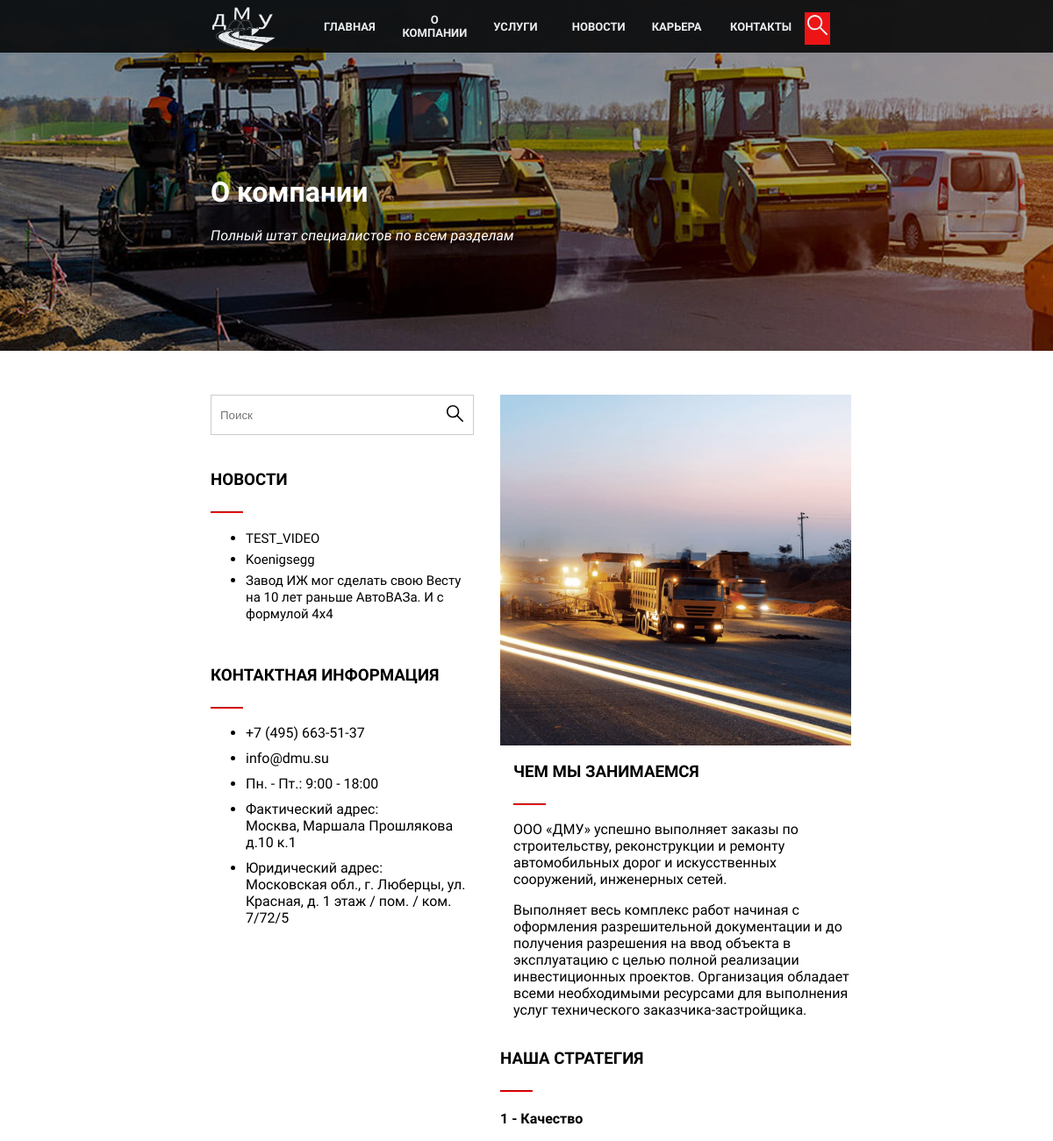
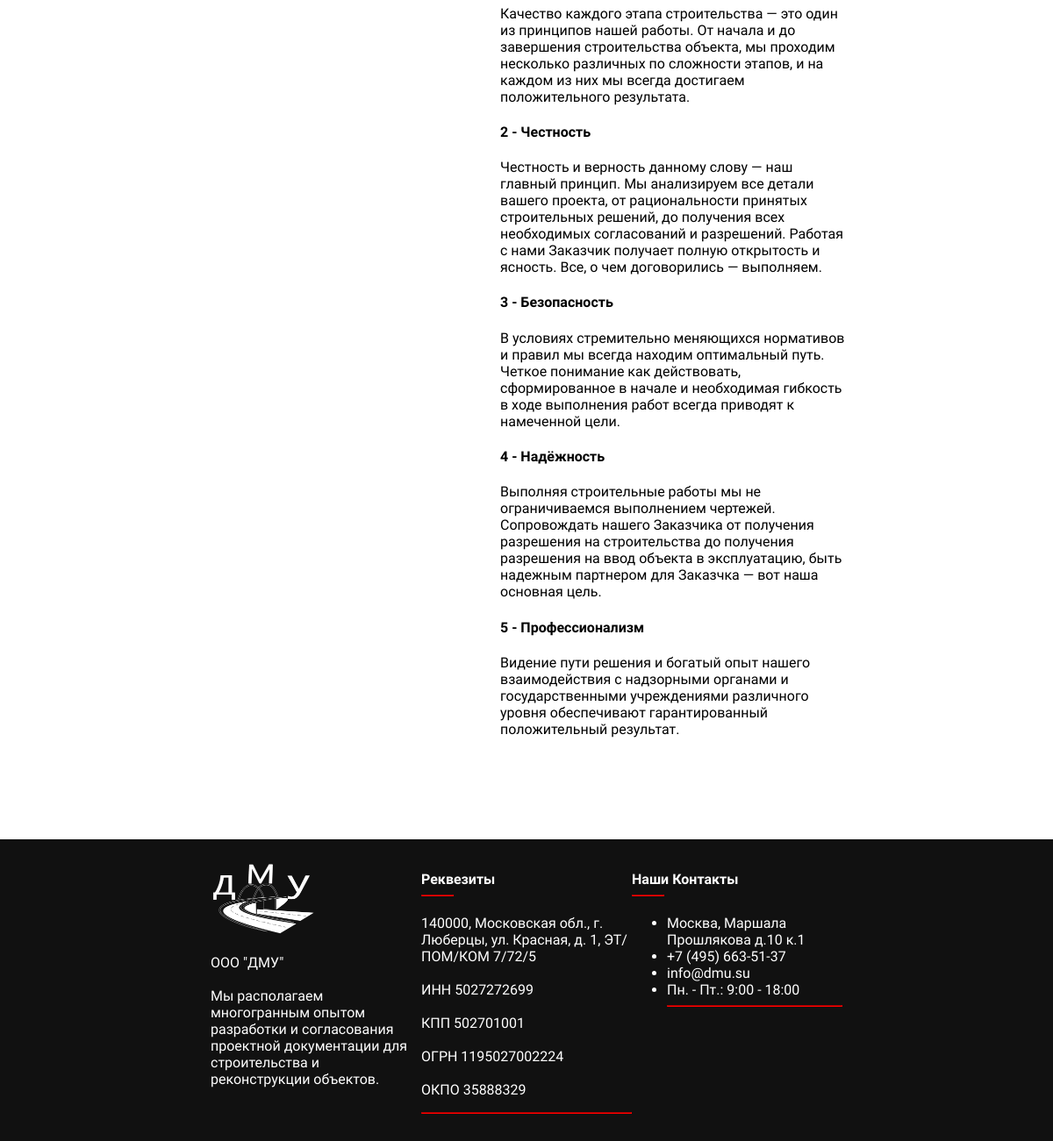
/about, run on the app's committed database (2 pictures, top to bottom).
### DMU/apps/main/models.py (models this page shows, shortened)
class New(models.Model):
	title = models.CharField('Title of New', max_length = 150)
	text = models.TextField('Text')
	image = models.ImageField('MAIN PHOTO', blank=True, upload_to="images/")
	video = models.FileField('VIDEO 3', upload_to='videos/', null=True, blank=True)
	text2 = models.TextField('Text 2', blank=True)
	image2 = models.ImageField('ADDITIOANL PHOTO', blank=True, upload_to="images/")
	video2 = models.FileField('VIDEO 2', upload_to='videos/', null=True, blank=True)
	text3 = models.TextField('Text 3', blank=True)
	image3 = models.ImageField('ADDITIOANL PHOTO 2', blank=True, upload_to="images/")
	video3 = models.FileField('VIDEO 3', upload_to='videos/', null=True, blank=True)
	text4 = models.TextField('Text 4', blank=True)
	pub_date = models.DateTimeField('Date of publish', default=timezone.now())

### DMU/apps/main/views.py (the view)
# urls.py: path('about', views.about, name='about'),
def about(request):
	latest_news_list = New.objects.order_by('-pub_date')[:3]
	return render(request, 'main/aboutCompany.html', {'latest_news_list': latest_news_list})

### DMU/templates/main/aboutCompany.html (shortened to what this page needs)
{% extends 'index.html' %}
{% load static %}
{% block head %}
<head>
    <link rel="stylesheet" href="{% static 'styles/aboutCompanyStyle.css' %}">
</head>
{% endblock head %}
{% block content %}
    <main>
        <div class="intro">
            <div class="main-main-title-of-page">
                <h1 class="title-of-page">О компании</h1>
                <p class="subtitle">Полный штат специалистов по всем разделам</p>
            </div>
        </div>
        <div class="main-information">
            <div class="sidebar">
                <label>
                    <form class="search-form">
                        <input type="text" name="searchForm" placeholder="Поиск" class="get-search-from-page" autocomplete="off">
                        <button type="submit" class="btn-search"><img src="{% static 'images/loupeblack.svg' %}" alt="search-logo"
                                class="search-logo"></button>
                    </form>
                </label>
                <h3 class="subnews">Новости<hr></h3>
                <ul>
                    {% for a in latest_news_list %}
                    <li class="news-list-item"><a href="#" class="news-link">{{ a.title }}</a></li>
                    {% endfor %}
                </ul>
                <div class="contacts-info">
                    <h3 class="contact-info">Контактная информация<hr></h3>
                    <ul class="contacts-list">
                        <li class="contacts-list__element">+7 (495) 663-51-37</li>
                        <li class="contacts-list__element">info@dmu.su</li>
                        <li class="contacts-list__element">Пн. - Пт.: 9:00 - 18:00</li>
                        <li class="contacts-list__element">Фактический адрес: <br> Москва, Маршала Прошлякова д.10 к.1</li>
                        <li class="contacts-list__element">Юридический адрес: <br> Московская обл., г. Люберцы, ул. Красная, д. 1 этаж / пом. / ком. 7/72/5</li>
                    </ul>
                </div>
            </div>
            <div class="what-we-are-doing">
                <div class="what-we-are-doing-image-and-description">
                    <img src="{% static 'images/kamaz_good.jpg' %}" alt="company" height="400" class="working-proces-img">
                    <div class="what-we-are-doing-description">
                        <h3 class="what-we-are-doing-subtitle">Чем мы занимаемся<hr></h3>
                        <p class="motto-text">ООО «ДМУ» успешно выполняет заказы по строительству, реконструкции и ремонту автомобильных дорог и искусственных сооружений, инженерных сетей.</p>
                        <p class="motto-text">Выполняет весь комплекс работ начиная с оформления разрешительной документации и до получения разрешения на ввод объекта в эксплуатацию с целью полной реализации инвестиционных проектов. Организация обладает всеми необходимыми ресурсами для выполнения услуг технического заказчика-застройщика.</p>
                    </div>
                </div>
                <h3 class="strotegy">Наша стратегия<hr></h3>
                <div class="motto">
                    <h4 class="motto-title">1 - Качество</h4>
                    <p class="motto-text">Качество каждого этапа строительства — это один из принципов нашей работы. От начала и до завершения строительства объекта, мы проходим несколько различных по сложности этапов, и на каждом из них мы всегда достигаем положительного результата.</p>
                </div>
                <div class="motto">
                    <h4 class="motto-title">2 - Честность</h4>
                    <p class="motto-text">Честность и верность данному слову — наш главный принцип. Мы анализируем все детали вашего проекта, от рациональности принятых строительных решений, до получения всех необходимых согласований и разрешений. Работая с нами Заказчик получает полную открытость и ясность. Все, о чем договорились — выполняем.</p>
                </div>
                <div class="motto">
                    <h4 class="motto-title">3 - Безопaснoсть</h4>
                    <p class="motto-text">В условиях стремительно меняющихся нормативов и правил мы всегда находим оптимальный путь. Четкое понимание как действовать, сформированное в начале и необходимая гибкость в ходе выполнения работ всегда приводят к намеченной цели.</p>
                </div>
                <div class="motto">
                    <h4 class="motto-title">4 - Надёжность</h4>
                    <p class="motto-text">Выполняя строительные работы мы не ограничиваемся выполнением чертежей. Сопровождать нашего Заказчика от получения разрешения на строительства до получения разрешения на ввод объекта в эксплуатацию, быть надежным партнером для Заказчка — вот наша основная цель.</p>
                </div>
                <div class="motto">
                    <h4 class="motto-title">5 - Профессионализм</h4>
                    <p class="motto-text">Видение пути решения и богатый опыт нашего взаимодействия с надзорными органами и государственными учреждениями различного уровня обеспечивают гарантированный положительный результат.</p>
                </div>
            </div>
        </div>
    </main>
{% endblock content %}

### DMU/templates/index.html (shortened to what this page needs)
{% load static %}
<!DOCTYPE html>
<html lang="ru">
{% block head %}{% endblock head %}
<body>
{% block header %}
    <header id="header" class="header">
        <div class="header-header">
            <div class="header-navigation">
                <a href="{% url 'index' %}">
                    <img src="{% static 'images/hiddenlogo.png' %}" alt="company logo" height="60px" class="company-logo">
                </a>
                <div class="nav-bar">
                    <div class="navigation-link">
                        <a href="{% url 'index' %}">Главная</a>
                    </div>
                    <div class="navigation-link">
                        <a href="{% url 'about' %}">О компании</a>
                    </div>
                    <div class="navigation-link">
                        <a href="{% url 'services' %}">Услуги</a>
                    </div>
                    <div class="navigation-link">
                        <a href="{% url 'news' %}">Новости</a>
                    </div>
                    <div class="navigation-link">
                        <a href="{% url 'career' %}">Карьера</a>
                    </div>
                    <div class="navigation-link">
                        <a href="{% url 'contacts' %}">Контакты</a>
                    </div>
                    <div class="search">
                        <a class="search-field"><img src="{% static 'images/loupewhite.svg' %}" alt="search-icon" class="search-icon" width="23" height="23"></a>
                    </div>
                </div>
            </div>
        </div>
    </header>
{% endblock header %}
{% block content %}{% endblock content %}
{% block footer %}
    <footer>
        <div class="contact-information">
            <div class="logo-and-description">
                <img src="{% static 'images/hiddenlogo.png' %}" alt="big-logo" class="footer-logo" alt width="50%">
                <p class="description">ООО "ДМУ"<br><br>Мы располагаем многогранным опытом разработки и согласования проектной документации для строительства и реконструкции объектов.</p>
            </div>
            <div class="requisites">
                <h4 class="footer-title">Реквезиты
                    <hr class="requisites-title-line">
                </h4>
                <p>140000, Московская обл., г. Люберцы, ул. Красная, д. 1, ЭТ/ПОМ/КОМ 7/72/5<br><br>ИНН 5027272699<br><br>КПП 502701001<br><br>ОГРН 1195027002224<br><br>ОКПО 35888329<hr class="requisites-text-line"></p>
            </div>
            <div class="short-information">
                <h4 class="footer-title">Наши Контакты
                    <hr class="short-information-title-line">
                </h4>
                <ul>
                    <li>Москва, Маршала Прошлякова д.10 к.1</li>
                    <li>+7 (495) 663-51-37</li>
                    <li>info@dmu.su</li>
                    <li>Пн. - Пт.: 9:00 - 18:00</li>
                    <hr class="short-information-list-line">
                </ul>
            </div>
        </div>
    </footer>
    {% endblock footer %}
</body>
</html>

### DMU/static/styles/aboutCompanyStyle.css (style rules this page uses)
.intro { margin-top: -60px; height: 400px; background: url('../images/dmusubg.jpg'); }
.main-main-title-of-page { margin-left: 20%; padding-top: 200px; color: #ffffff; }
.title-of-page { margin-top: 0; }
.subtitle { font-style: italic; }
.main-information { margin-top: 50px; margin-left: 20%; margin-right: 20%; display: flex; }
.what-we-are-doing-description { margin-left: 15px; }
.search-form { display: flex; flex-direction: row; height: 44px; border: 1px solid rgba(0, 0, 0, 0.2); margin-bottom: 40px; }
.get-search-from-page { padding: 0 10px; width: 90%; border: none; }
.btn-search { cursor: pointer; width: 15%; background-color: inherit; border: none; }
.search-logo { width: 19px; height: 19px; }
.subnews, .contact-info, .what-we-are-doing-subtitle, .strotegy { text-transform: uppercase; }
.subnews>hr, .contact-info > hr, .what-we-are-doing-subtitle > hr, .strotegy > hr { margin-top: 25px; margin-left: 0; width: 35px; color: #ff0000; border-color: #ff0000; }
.sidebar { width: 300px; margin-right: 30px; }
.news-link { font-size: 15px; text-decoration: none; color: #000000; transition: .1s linear; }
.news-list-item { margin-top: 5px; }
.what-we-are-doing-image-and-description { display: flex; }
.contacts-info { margin-top: 50px; width: 300px; }
.contacts-list__element { margin-top: 10px; }
@media (max-width: 1746px) { .what-we-are-doing-image-and-description { flex-wrap: wrap; } }

### data on the page
New: title "TEST_VIDEO"
New: title "Koenigsegg"
New: title "Завод ИЖ мог сделать свою Весту на 10 лет раньше АвтоВАЗа. И с формулой 4x4"
